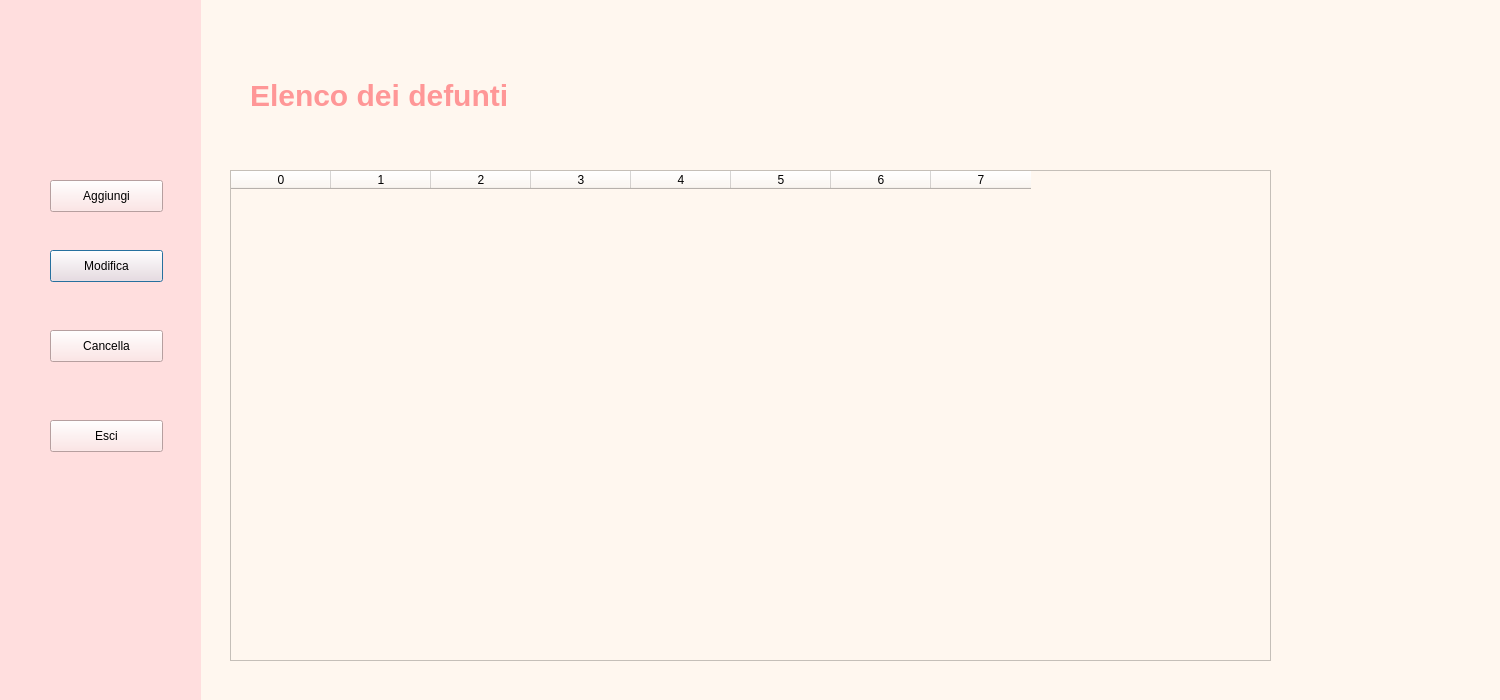
<?xml version="1.0" encoding="UTF-8"?>
<ui version="4.0">
 <class>Dialog</class>
 <widget class="QDialog" name="Dialog">
  <property name="geometry">
   <rect>
    <x>0</x>
    <y>0</y>
    <width>1500</width>
    <height>700</height>
   </rect>
  </property>
  <property name="windowTitle">
   <string>Dialog</string>
  </property>
  <property name="styleSheet">
   <string notr="true">
background-color: rgb(238, 238, 238);
background-color: rgb(255, 247, 239);</string>
  </property>
  <widget class="QWidget" name="widget" native="true">
   <property name="geometry">
    <rect>
     <x>0</x>
     <y>0</y>
     <width>201</width>
     <height>851</height>
    </rect>
   </property>
   <property name="styleSheet">
    <string notr="true">
background-color: rgb(255, 222, 222);</string>
   </property>
   <widget class="QPushButton" name="btnModifica">
    <property name="geometry">
     <rect>
      <x>50</x>
      <y>250</y>
      <width>113</width>
      <height>32</height>
     </rect>
    </property>
    <property name="text">
     <string>Modifica</string>
    </property>
   </widget>
   <widget class="QPushButton" name="btnCancella">
    <property name="geometry">
     <rect>
      <x>50</x>
      <y>330</y>
      <width>113</width>
      <height>32</height>
     </rect>
    </property>
    <property name="text">
     <string>Cancella</string>
    </property>
   </widget>
   <widget class="QPushButton" name="btnEsci">
    <property name="geometry">
     <rect>
      <x>50</x>
      <y>420</y>
      <width>113</width>
      <height>32</height>
     </rect>
    </property>
    <property name="text">
     <string>Esci</string>
    </property>
   </widget>
   <widget class="QPushButton" name="btnAggiungi">
    <property name="geometry">
     <rect>
      <x>50</x>
      <y>180</y>
      <width>113</width>
      <height>32</height>
     </rect>
    </property>
    <property name="text">
     <string>Aggiungi</string>
    </property>
   </widget>
  </widget>
  <widget class="QLabel" name="label">
   <property name="geometry">
    <rect>
     <x>250</x>
     <y>50</y>
     <width>311</width>
     <height>91</height>
    </rect>
   </property>
   <property name="styleSheet">
    <string notr="true">font-size: 30px;
font: bold;
color: rgb(255, 151, 151);
background-color: transparent;</string>
   </property>
   <property name="text">
    <string>Elenco dei defunti</string>
   </property>
  </widget>
  <widget class="QTableWidget" name="tableWidget">
   <property name="geometry">
    <rect>
     <x>230</x>
     <y>170</y>
     <width>1041</width>
     <height>491</height>
    </rect>
   </property>
   <column>
    <property name="text">
     <string>0</string>
    </property>
   </column>
   <column>
    <property name="text">
     <string>1</string>
    </property>
   </column>
   <column>
    <property name="text">
     <string>2</string>
    </property>
   </column>
   <column>
    <property name="text">
     <string>3</string>
    </property>
   </column>
   <column>
    <property name="text">
     <string>4</string>
    </property>
   </column>
   <column>
    <property name="text">
     <string>5</string>
    </property>
   </column>
   <column>
    <property name="text">
     <string>6</string>
    </property>
   </column>
   <column>
    <property name="text">
     <string>7</string>
    </property>
   </column>
  </widget>
 </widget>
 <resources/>
 <connections/>
</ui>
